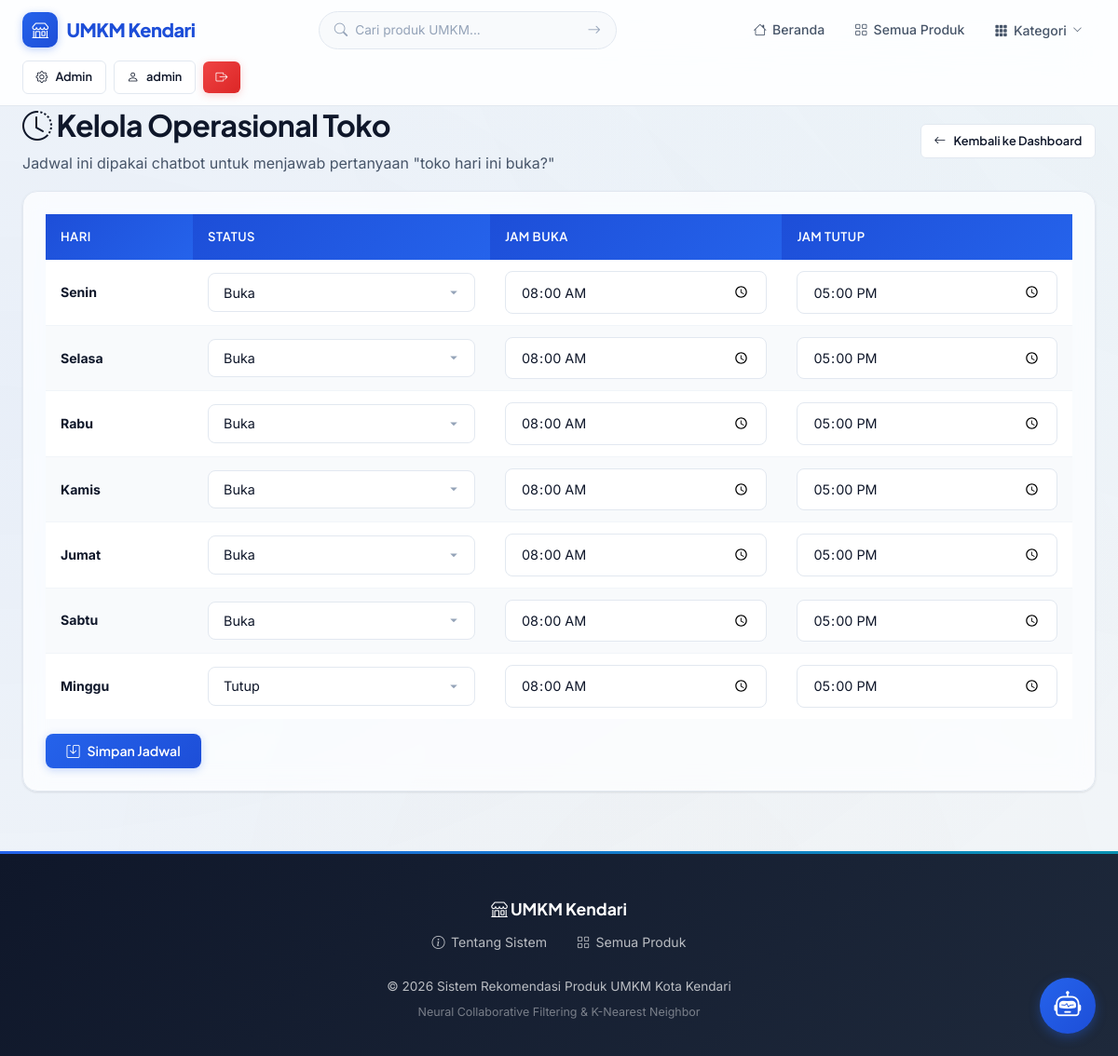
Page /admin/operasional (signed in) on the committed database.
### tables this page shows
CREATE TABLE users (
            id INTEGER PRIMARY KEY AUTOINCREMENT,
            username TEXT UNIQUE NOT NULL,
            email TEXT UNIQUE NOT NULL,
            password_hash TEXT NOT NULL,
            role TEXT NOT NULL DEFAULT 'buyer' CHECK(role IN ('admin','seller','buyer')),
            nama_lengkap TEXT NOT NULL,
            alamat TEXT DEFAULT '',
            no_telepon TEXT DEFAULT '',
            created_at TIMESTAMP DEFAULT CURRENT_TIMESTAMP
        );

CREATE TABLE operasional_toko (
            id INTEGER PRIMARY KEY AUTOINCREMENT,
            hari_index INTEGER NOT NULL UNIQUE CHECK(hari_index >= 0 AND hari_index <= 6),
            hari_nama TEXT NOT NULL,
            buka_jam TEXT NOT NULL DEFAULT '08:00',
            tutup_jam TEXT NOT NULL DEFAULT '17:00',
            is_open INTEGER NOT NULL DEFAULT 1 CHECK(is_open IN (0, 1))
        );

### routes/admin.py (the view, shortened to what this page needs)
@admin_bp.route('/operasional', methods=['GET', 'POST'])
@admin_required
def kelola_operasional():
    from models.database import get_db
    db = get_db()
    rows = db.execute(
        '''
        SELECT hari_index, hari_nama, buka_jam, tutup_jam, is_open
        FROM operasional_toko
        ORDER BY hari_index ASC
        '''
    ).fetchall()
    schedule = [dict(row) for row in rows]
    kategori_list = Kategori.get_all()
    return render_template(
        'admin/operasional.html',
        schedule=schedule,
        kategori_list=kategori_list
    )

### models/database.py (called while the page is built)
def get_db():
    from flask import g
    if 'db' not in g:
        g.db = sqlite3.connect(DATABASE)
        g.db.row_factory = sqlite3.Row
        g.db.execute("PRAGMA foreign_keys = ON")
    return g.db

### models/kategori.py (called while the page is built)
    @staticmethod
    def get_all():
        db = get_db()
        rows = db.execute('SELECT * FROM kategori ORDER BY nama').fetchall()
        return [Kategori(**dict(row)) for row in rows]

### models/user.py (called while the page is built)
    @staticmethod
    def get_by_id(user_id):
        db = get_db()
        row = db.execute('SELECT * FROM users WHERE id = ?', (user_id,)).fetchone()
        if row:
            return User(**dict(row))
        return None

### routes/admin.py (called while the page is built)
def admin_required(f):
    @wraps(f)
    @login_required
    def decorated_function(*args, **kwargs):
        if current_user.role != 'admin':
            flash('Akses ditolak. Anda bukan admin.', 'danger')
            return redirect(url_for('main.index'))
        return f(*args, **kwargs)
    return decorated_function

### templates/admin/operasional.html (shortened to what this page needs)
{% extends "base.html" %}
{% block content %}
<div class="container">
    <div class="d-flex justify-between align-center" style="margin-bottom: 1rem;">
        <div>
            <h1 style="margin:0;"><i class="bi bi-clock-history"></i> Kelola Operasional Toko</h1>
            <p style="margin:0.35rem 0 0; color: var(--text-secondary);">
                Jadwal ini dipakai chatbot untuk menjawab pertanyaan "toko hari ini buka?"
            </p>
        </div>
        <a href="{{ url_for('admin.dashboard') }}" class="btn btn-secondary btn-sm">
            <i class="bi bi-arrow-left"></i> Kembali ke Dashboard
        </a>
    </div>
    <div class="glass-card">
        <form method="POST">
            <div class="table-responsive">
                <table class="table">
                    <thead>
                        <tr>
                            <th>Hari</th>
                            <th>Status</th>
                            <th>Jam Buka</th>
                            <th>Jam Tutup</th>
                        </tr>
                    </thead>
                    <tbody>
                        {% for d in schedule %}
                        <tr>
                            <td><strong>{{ d.hari_nama }}</strong></td>
                            <td style="min-width: 170px;">
                                <select name="is_open_{{ d.hari_index }}" class="form-control">
                                    <option value="1" {% if d.is_open == 1 %}selected{% endif %}>Buka</option>
                                    <option value="0" {% if d.is_open == 0 %}selected{% endif %}>Tutup</option>
                                </select>
                            </td>
                            <td>
                                <input type="time"
                                       name="buka_jam_{{ d.hari_index }}"
                                       value="{{ d.buka_jam }}"
                                       class="form-control">
                            </td>
                            <td>
                                <input type="time"
                                       name="tutup_jam_{{ d.hari_index }}"
                                       value="{{ d.tutup_jam }}"
                                       class="form-control">
                            </td>
                        </tr>
                        {% endfor %}
                    </tbody>
                </table>
            </div>
            <div class="d-flex justify-end" style="margin-top: 1rem;">
                <button type="submit" class="btn btn-primary">
                    <i class="bi bi-save"></i> Simpan Jadwal
                </button>
            </div>
        </form>
    </div>
</div>
{% endblock %}

### templates/base.html (shortened to what this page needs)
<!DOCTYPE html>
<html lang="id">
<head>
    <link rel="stylesheet" href="{{ url_for('static', filename='css/style.css') }}">
    <link rel="stylesheet" href="https://cdn.jsdelivr.net/npm/bootstrap-icons@1.11.3/font/bootstrap-icons.min.css">
    <link rel="stylesheet" href="https://cdn.jsdelivr.net/npm/sweetalert2@11/dist/sweetalert2.min.css">
</head>
<body>
    <nav class="navbar" id="mainNav">
        <div class="container">
            <a href="{{ url_for('main.index') }}" class="navbar-brand">
                <span class="brand-icon"><i class="bi bi-shop"></i></span>
                UMKM Kendari
            </a>
            <form action="{{ url_for('main.search') }}" method="GET" class="nav-search">
                <i class="bi bi-search"></i>
                <input type="text" name="q" placeholder="Cari produk UMKM..." value="{{ request.args.get('q', '') }}">
                <button type="submit"><i class="bi bi-arrow-right"></i></button>
            </form>
            <ul class="navbar-nav">
                <li><a href="{{ url_for('main.index') }}" class="nav-link {% if request.endpoint == 'main.index' %}active{% endif %}"><i class="bi bi-house"></i> Beranda</a></li>
                <li><a href="{{ url_for('main.list_produk') }}" class="nav-link {% if request.endpoint == 'main.list_produk' and not request.args.get('kategori') %}active{% endif %}"><i class="bi bi-grid"></i> Semua Produk</a></li>
                {% if kategori_list %}
                <li class="nav-dropdown">
                    <button class="nav-link nav-dropdown-toggle" id="kategoriDropdownBtn" aria-expanded="false">
                        <i class="bi bi-grid-3x3-gap-fill"></i> Kategori
                        <i class="bi bi-chevron-down nav-dropdown-chevron"></i>
                    </button>
                </li>
                {% endif %}
            </ul>
            <div class="nav-auth">
                {% if current_user.is_authenticated %}
                    {% if current_user.role == 'admin' %}
                        <a href="{{ url_for('admin.dashboard') }}" class="btn btn-sm btn-secondary"><i class="bi bi-gear"></i> Admin</a>
                    {% elif current_user.role == 'seller' %}
                        <a href="{{ url_for('seller.dashboard') }}" class="btn btn-sm btn-secondary"><i class="bi bi-box"></i> Toko Saya</a>
                    {% endif %}
                    <a href="{{ url_for('main.profil') }}" class="btn btn-sm btn-secondary"><i class="bi bi-person"></i> {{ current_user.username }}</a>
                    <a href="{{ url_for('auth.logout') }}" class="btn btn-sm btn-danger"><i class="bi bi-box-arrow-right"></i></a>
                {% else %}
                    <a href="{{ url_for('auth.login') }}" class="btn btn-sm btn-secondary">Masuk</a>
                    <a href="{{ url_for('auth.register') }}" class="btn btn-sm btn-primary">Daftar</a>
                {% endif %}
            </div>
        </div>
    </nav>
    <main>
        {% block content %}{% endblock %}
    </main>
    <footer class="footer">
        <div class="container">
            <div class="footer-brand">
                <i class="bi bi-shop"></i> UMKM Kendari
            </div>
            <div class="footer-links">
                <a href="{{ url_for('main.tentang') }}"><i class="bi bi-info-circle"></i> Tentang Sistem</a>
                <a href="{{ url_for('main.list_produk') }}"><i class="bi bi-grid"></i> Semua Produk</a>
            </div>
            <p>&copy; 2026 Sistem Rekomendasi Produk UMKM Kota Kendari</p>
            <p style="margin-top: 0.3rem; font-size: 0.78rem; opacity: 0.6;">Neural Collaborative Filtering & K-Nearest Neighbor</p>
        </div>
    </footer>
    {% include "partials/chatbot_widget.html" %}
</body>
</html>

### rows in the picture
users: username "admin"
operasional_toko: hari_nama "Senin", is_open+hari_index "Buka", buka_jam "08:00", tutup_jam "17:00"
operasional_toko: hari_nama "Selasa", is_open+hari_index "Buka", buka_jam "08:00", tutup_jam "17:00"
operasional_toko: hari_nama "Rabu", is_open+hari_index "Buka", buka_jam "08:00", tutup_jam "17:00"
operasional_toko: hari_nama "Kamis", is_open+hari_index "Buka", buka_jam "08:00", tutup_jam "17:00"
operasional_toko: hari_nama "Jumat", is_open+hari_index "Buka", buka_jam "08:00", tutup_jam "17:00"
operasional_toko: hari_nama "Sabtu", is_open+hari_index "Buka", buka_jam "08:00", tutup_jam "17:00"
operasional_toko: hari_nama "Minggu", is_open+hari_index "Tutup", buka_jam "08:00", tutup_jam "17:00"
